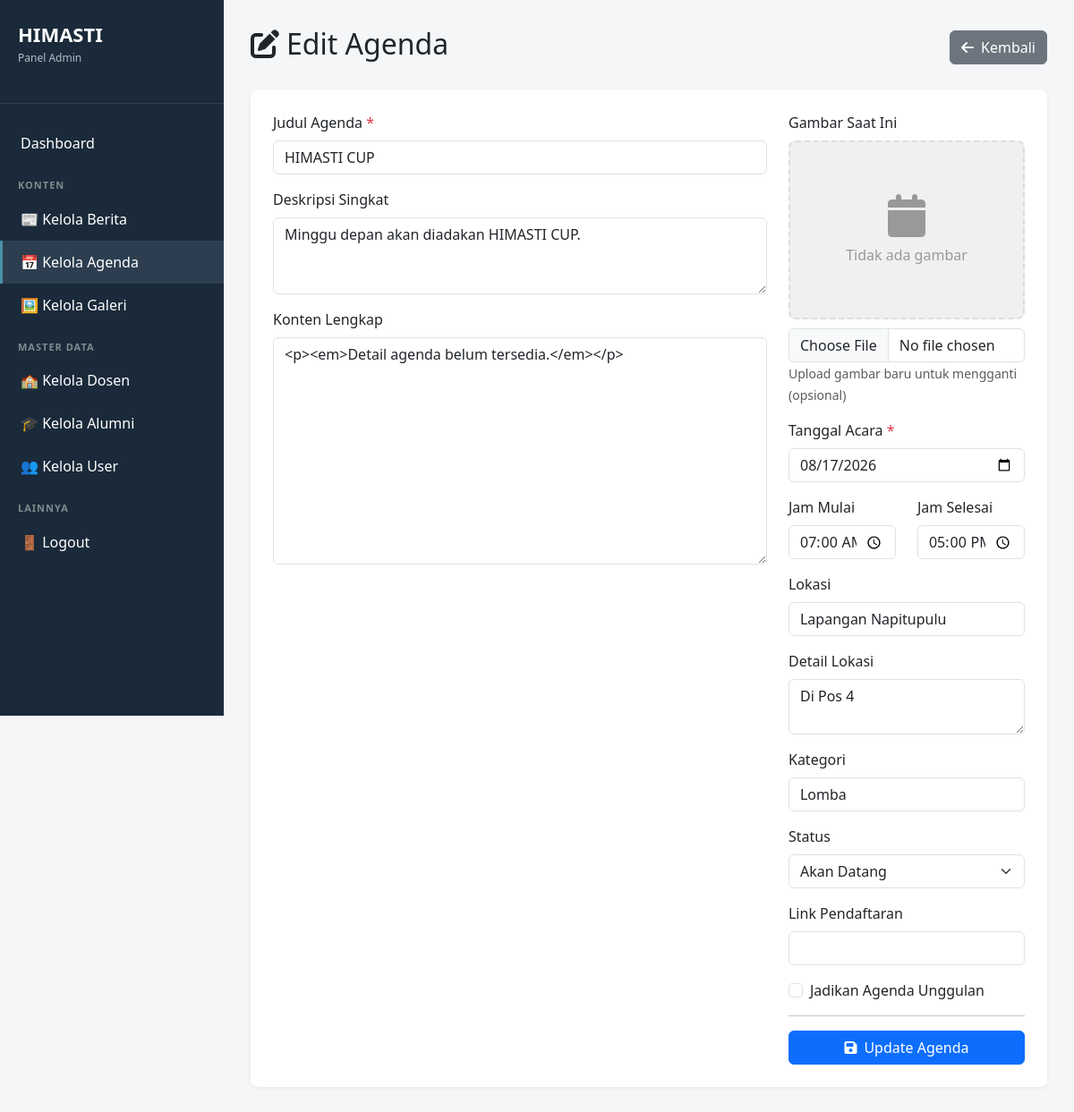
The page /admin/agenda/edit.php?id=1 (signed in) on the database its author committed.
### tables this page shows
CREATE TABLE `events` (
  `id` int(11) NOT NULL AUTO_INCREMENT,
  `title` varchar(255) NOT NULL,
  `slug` varchar(255) DEFAULT NULL,
  `description` text DEFAULT NULL,
  `content` text DEFAULT NULL,
  `event_date` date NOT NULL,
  `start_time` time DEFAULT NULL,
  `end_time` time DEFAULT NULL,
  `location` varchar(255) DEFAULT NULL,
  `location_detail` text DEFAULT NULL,
  `image` varchar(255) DEFAULT 'default-event.jpg',
  `category` varchar(100) DEFAULT NULL,
  `registration_link` varchar(255) DEFAULT NULL,
  `status` enum('upcoming','ongoing','done','cancelled') DEFAULT 'upcoming',
  `is_featured` tinyint(1) DEFAULT 0,
  `created_by` int(11) DEFAULT NULL,
  `created_at` timestamp NOT NULL DEFAULT current_timestamp(),
  PRIMARY KEY (`id`)
);

### admin/agenda/edit.php (the view, shortened to what this page needs)
<?php
require_once '../../config/database.php';
$id = $_GET['id'] ?? 0;
try {
    $stmt = $pdo->prepare("SELECT * FROM events WHERE id = ?");
    $stmt->execute([$id]);
    $agenda = $stmt->fetch();
} catch (PDOException $e) {
    $_SESSION['error'] = "Gagal mengambil data: " . $e->getMessage();
    header("Location: index.php");
    exit;
}
$page_title = "Edit Agenda";
?>
<!DOCTYPE html>
<html lang="id">
<head>
    <link href="https://cdn.jsdelivr.net/npm/bootstrap@5.3.0/dist/css/bootstrap.min.css" rel="stylesheet">
    <link rel="stylesheet" href="https://cdnjs.cloudflare.com/ajax/libs/font-awesome/6.4.0/css/all.min.css">
</head>
<body>
    <div class="sidebar">
        <div class="sidebar-header"><h2>HIMASTI</h2><p>Panel Admin</p></div>
        <ul class="menu">
            <li><a href="../dashboard.php"> Dashboard</a></li>
            <li class="menu-divider">Konten</li>
            <li><a href="../berita/index.php">📰 Kelola Berita</a></li>
            <li><a href="index.php" class="active">📅 Kelola Agenda</a></li>
            <li><a href="../galeri/index.php">🖼️ Kelola Galeri</a></li>
            <?php if ($_SESSION['role'] === 'admin' || $_SESSION['role'] === 'super_admin'): ?>
                <li class="menu-divider">Master Data</li>
                <li><a href="../dosen/index.php">‍🏫 Kelola Dosen</a></li>
                <li><a href="../alumni/index.php">🎓 Kelola Alumni</a></li>
                <li><a href="../user/index.php">👥 Kelola User</a></li>
            <?php endif; ?>
            <li class="menu-divider">Lainnya</li>
            <li><a href="../login.php?logout=1">🚪 Logout</a></li>
        </ul>
    </div>
    <div class="main">
        <div class="d-flex justify-content-between align-items-center mb-4">
            <h2><i class="fas fa-edit me-2"></i><?= $page_title ?></h2>
            <a href="index.php" class="btn btn-secondary"><i class="fas fa-arrow-left me-2"></i>Kembali</a>
        </div>
        <div class="content-card">
            <form method="POST" enctype="multipart/form-data">
                <div class="row">
                    <div class="col-lg-8">
                        <div class="mb-3">
                            <label class="form-label">Judul Agenda <span class="text-danger">*</span></label>
                            <input type="text" name="title" class="form-control" required value="<?= htmlspecialchars($agenda['title']) ?>">
                        </div>
                        <div class="mb-3">
                            <label class="form-label">Deskripsi Singkat</label>
                            <textarea name="description" class="form-control" rows="3"><?= htmlspecialchars($agenda['description'] ?? '') ?></textarea>
                        </div>
                        <div class="mb-3">
                            <label class="form-label">Konten Lengkap</label>
                            <textarea name="content" class="form-control" rows="10"><?= $agenda['content'] ?></textarea>
                        </div>
                    </div>
                    <div class="col-lg-4">
                        <div class="mb-3">
                            <label class="form-label">Gambar Saat Ini</label>
                            <?php if ($agenda['image'] != 'default-event.jpg' && file_exists('../../assets/uploads/' . $agenda['image'])): ?>
                                <img src="../../assets/uploads/<?= htmlspecialchars($agenda['image']) ?>" class="img-thumbnail mb-2" style="max-width: 100%;">
                            <?php else: ?>
                                <div class="placeholder-image">
                                    <div class="text-center">
                                        <i class="fas fa-calendar fa-3x mb-2"></i>
                                        <p class="mb-0">Tidak ada gambar</p>
                                    </div>
                                </div>
                            <?php endif; ?>
                            <input type="file" name="image" class="form-control" accept="image/*">
                            <small class="text-muted">Upload gambar baru untuk mengganti (opsional)</small>
                        </div>
                        <div class="mb-3">
                            <label class="form-label">Tanggal Acara <span class="text-danger">*</span></label>
                            <input type="date" name="event_date" class="form-control" required value="<?= $agenda['event_date'] ?>">
                        </div>
                        <div class="row">
                            <div class="col-6 mb-3">
                                <label class="form-label">Jam Mulai</label>
                                <input type="time" name="start_time" class="form-control" value="<?= $agenda['start_time'] ?? '' ?>">
                            </div>
                            <div class="col-6 mb-3">
                                <label class="form-label">Jam Selesai</label>
                                <input type="time" name="end_time" class="form-control" value="<?= $agenda['end_time'] ?? '' ?>">
                            </div>
                        </div>
                        <div class="mb-3">
                            <label class="form-label">Lokasi</label>
                            <input type="text" name="location" class="form-control" value="<?= htmlspecialchars($agenda['location'] ?? '') ?>">
                        </div>
                        <div class="mb-3">
                            <label class="form-label">Detail Lokasi</label>
                            <textarea name="location_detail" class="form-control" rows="2"><?= htmlspecialchars($agenda['location_detail'] ?? '') ?></textarea>
                        </div>
                        <div class="mb-3">
                            <label class="form-label">Kategori</label>
                            <input type="text" name="category" class="form-control" value="<?= htmlspecialchars($agenda['category'] ?? '') ?>">
                        </div>
                        <div class="mb-3">
                            <label class="form-label">Status</label>
                            <select name="status" class="form-select">
                                <option value="upcoming" <?= $agenda['status'] == 'upcoming' ? 'selected' : '' ?>>Akan Datang</option>
                            </select>
                        </div>
                        <div class="mb-3">
                            <label class="form-label">Link Pendaftaran</label>
                            <input type="url" name="registration_link" class="form-control" value="<?= htmlspecialchars($agenda['registration_link'] ?? '') ?>">
                        </div>
                        <div class="mb-3">
                            <div class="form-check">
                                <input class="form-check-input" type="checkbox" name="is_featured" value="1" <?= $agenda['is_featured'] ? 'checked' : '' ?>>
                                <label class="form-check-label">Jadikan Agenda Unggulan</label>
                            </div>
                        </div>
                        <hr>
                        <button type="submit" class="btn btn-primary w-100">
                            <i class="fas fa-save me-2"></i>Update Agenda
                        </button>
                    </div>
                </div>
            </form>
        </div>
    </div>
</body>
</html>

### admin/agenda/edit.php (style rules this page uses)
body { background: #f4f6f8; font-family: 'Segoe UI', sans-serif; }
.sidebar { width: 250px; background: #1a2a3a; color: white; position: fixed; height: 100vh; overflow-y: auto; }
.sidebar-header { padding: 25px 20px; border-bottom: 1px solid rgba(255,255,255,0.1); }
.sidebar-header h2 { color: #ffffff; font-size: 22px; margin-bottom: 5px; font-weight: 700; }
.sidebar-header p { color: #b0bec5; font-size: 12px; }
.menu { list-style: none; padding: 20px 0; }
.menu li a { display: block; color: white; text-decoration: none; padding: 12px 20px; transition: all 0.3s; border-left: 3px solid transparent; }
.menu li a.active { background: #2c3e50; border-left-color: #4a90a4; }
.menu-divider { color: #7f8c8d; font-size: 11px; padding: 15px 20px 5px; text-transform: uppercase; letter-spacing: 1px; font-weight: 600; }
.main { margin-left: 250px; padding: 30px; }
.content-card { background: white; border-radius: 8px; box-shadow: 0 2px 5px rgba(0,0,0,0.05); padding: 25px; }
.placeholder-image { width: 100%; height: 200px; background: #f0f0f0; border: 2px dashed #ddd; border-radius: 8px; display: flex; align-items: center; justify-content: center; color: #999; margin-bottom: 10px; }

### rows shown on the page
events: title "HIMASTI CUP", description "Minggu depan akan diadakan HIMASTI CUP.", content "<p><em>Detail agenda belum tersedia.</em></p>", event_date "08/17/2026", start_time "07:00:00", end_time "17:00:00", location "Lapangan Napitupulu", location_detail "Di Pos 4", category "Lomba", status "Akan Datang"

### other values the page prints
$page_title "Edit Agenda"
